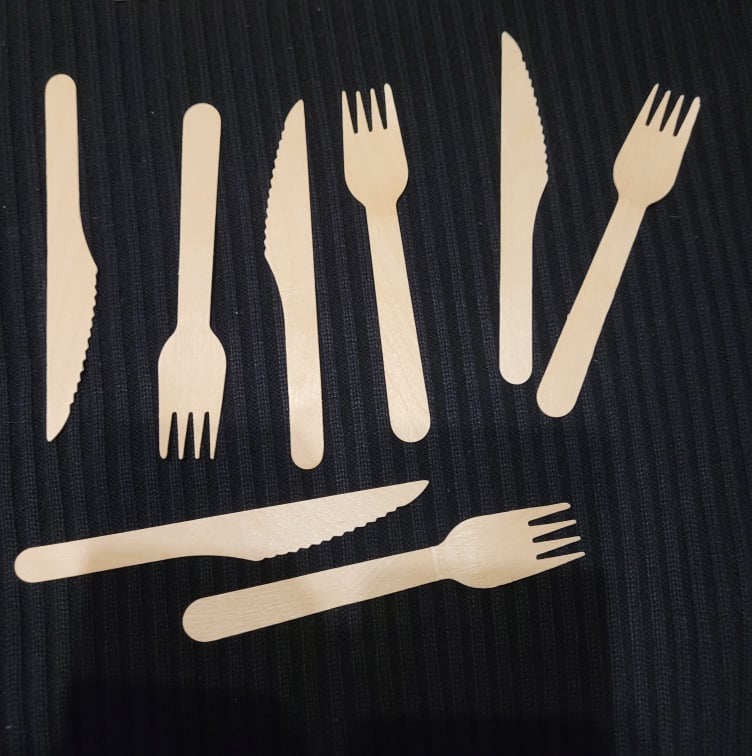
#> input picture Projekt2/papierowy2.jpg, 752 x 756 px
$ jupyter execute --allow-errors 'Sztuczne_sieci_neuronowe_projekt(2).ipynb'
#> lines starting #> are read from the running program, lines starting #| are printed output that depends on the picture; after the words box and inside, x2 and y2 are one past the last pixel; in counts of white or black regions, pixels touching at a corner belong together
# Projekt zaliczeniowy
## Temat:
Klasyfikacja sztućców za pomocą metody k-średnich
## Autor:
Klara Dargacz

### Import pakietów:

[cell 1]
from numpy.lib.function_base import meshgrid
from skimage import (io, color, morphology, filters, data, exposure, segmentation, measure)
from skimage.segmentation import (morphological_chan_vese,
                                  morphological_geodesic_active_contour,
                                  inverse_gaussian_gradient,
                                  checkerboard_level_set)
from matplotlib import pyplot as plt
import numpy as np
from sklearn.cluster import KMeans
from sklearn.datasets import load_digits
import plotly
import plotly.express as px
import plotly.graph_objects as go
from skimage import data, filters, measure, morphology
import time
from numpy import arange
from numpy import meshgrid
from sklearn.cluster import AgglomerativeClustering
from scipy.cluster.hierarchy import dendrogram, linkage, fcluster
from sklearn.preprocessing import StandardScaler

[cell 2]
def plot(img, is_color=False):
    plt.figure(figsize=(8,8))
    if is_color:
        plt.imshow(img)
    else:
        plt.imshow(img, cmap = plt.cm.gray)

def plot_subplots(img1, img2):
    plt.figure(figsize=(12,12))
    plt.subplot(1,2,1)
    plt.imshow(img1, cmap = plt.cm.gray)
    plt.subplot(1,2,2)
    plt.imshow(img2, cmap = plt.cm.gray)
    plt.show()

### Załadowanie zdjęcia

[cell 3]
img = io.imread('papierowy2.jpg')
#> img is the input picture: shape (756, 752, 3); mean R, G, B 67, 63.3, 61.5
plot(img, True)

### Obrobienie zdjęcia

[cell 4]
img_gray = color.rgb2gray(img)
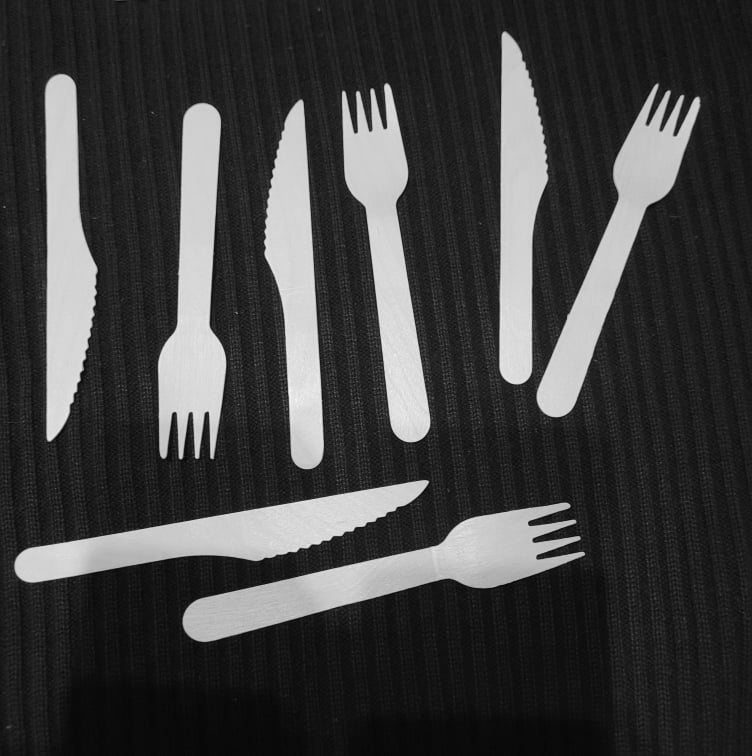
#> img_gray: shape (756, 752) float64; min 0.00333, max 0.96, mean 0.251

img_equalized = exposure.equalize_adapthist(img_gray)
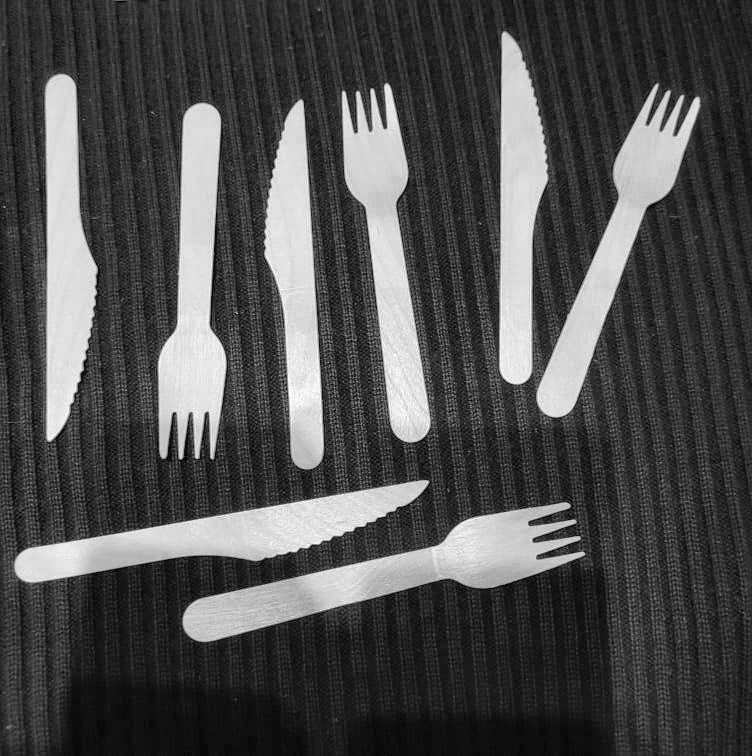
#> img_equalized: shape (756, 752) float64; min 0, max 1, mean 0.306
img_equalized = (img_equalized*255).astype('uint8')

img_filtered = filters.rank.mean(img_equalized, np.ones([1,1]))

threshold = filters.threshold_otsu(img_filtered)
#> threshold = 128
img_bin = img_filtered > threshold
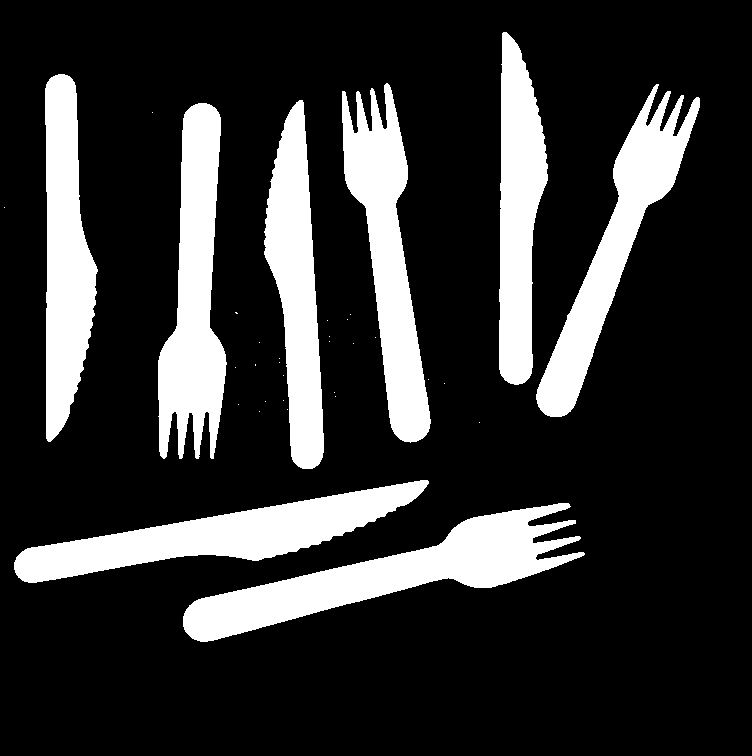
#> img_bin: shape (756, 752) bool; 19.9% white; 34 white regions (26 under 20 px), largest, box (x1, y1, x2, y2) and area: (183, 503, 585, 642) 17789, (14, 480, 429, 583) 15297, (158, 103, 227, 459) 14674

img_cleared_borders = segmentation.clear_border(img_bin)

img_opened = morphology.binary_opening(img_cleared_borders, np.ones([1,1]))

img_preprocessed = morphology.binary_closing(img_opened, np.ones([5,5]))
#> img_preprocessed: shape (756, 752) bool; 19.9% white; 28 white regions (20 under 20 px)

img_labeled = measure.label(img_preprocessed, connectivity=2)
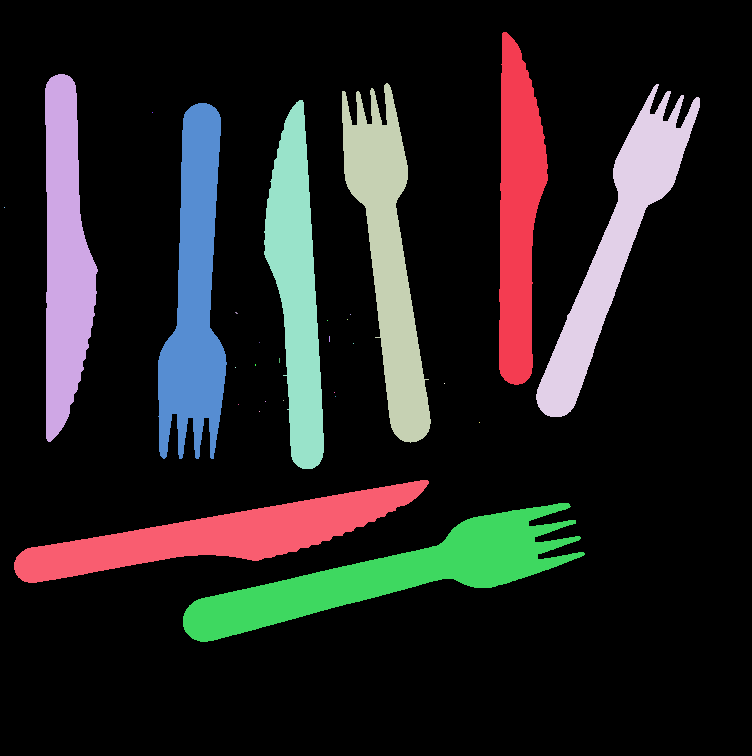
#> img_labeled: shape (756, 752) int32; 29 distinct labels, from 0 to 28; one colour per label, 0 black


plt.imshow(img_labeled, cmap = plt.cm.gray)

Wyodrębnienie cech:

[cell 5]
regionprops = measure.regionprops(img_labeled)
#> regionprops = 28 regions; largest, box (x1, y1, x2, y2) and area: (183, 503, 585, 642) 17813, (14, 480, 429, 583) 15297, (158, 103, 227, 459) 14720, (342, 83, 431, 443) 14173, (536, 84, 700, 417) 13710
indeksy_obiektow = []
for i in range (len(regionprops)):
  if regionprops[i].area > 100:
    indeksy_obiektow.append(i)
#> this loop made 28 passes
#> after the loop, indeksy_obiektow = [0, 1, 2, 3, 4, 5, 26, 27]
indeksy_obiektow
#> Out = [0, 1, 2, 3, 4, 5, 26, 27]

Definiowanie funkcji obliczającej współczynnik krztałtu, zadanego wzorem: $\frac{4 \cdot π * powierzchnia}{obwód^2}$. Wspólczynnik dla idealnego okręgu ma wartość $1$, dla kwadratu około $0,78$.

[cell 6]
def calc_roundness(area, perimeter):
    return (4*np.pi*area)/perimeter**2

Stworzenie wektora z cechami - [współczynnik kształtu, odchylenie krzywej od kołowości]

[cell 7]
a=[[],[],[],[],[],[],[],[]]

for r in range(8):
    a[r].append(calc_roundness(regionprops[indeksy_obiektow[r]].area, regionprops[indeksy_obiektow[r]].perimeter))
    a[r].append(regionprops[indeksy_obiektow[r]].eccentricity)
a

[cell 8]
b = []
#> b = []
for i in range(8):
  b.append(np.array(a[i]))
#> after the loop, b = [[0.259, 0.993], [0.261, 0.992], [0.165, 0.991], [0.169, 0.991], [0.25, 0.993], [0.168, 0.989], [0.221, 0.994], [0.152, 0.991]]
b
#> Out has the same summary as b

[cell 9]
X = np.array(a)
#> X has the same summary as b

Standaryzacja:

[cell 10]
scaler = StandardScaler()
scaler.fit(X)
X_std = scaler.transform(X)
#> X_std = [[1.22, 0.691], [1.27, 0.0533], [-0.924, -0.439], [-0.837, -0.569], [1.01, 0.894], [-0.861, -1.84], [0.354, 1.63], [-1.22, -0.425]]

Tworzenie przydatnych list:

[cell 11]
c = []
for r in range(8):
  c.append(calc_roundness(regionprops[indeksy_obiektow[r]].area, regionprops[indeksy_obiektow[r]].perimeter))
#> after the loop, c = [0.259, 0.261, 0.165, 0.169, 0.25, 0.168, 0.221, 0.152]
c
#> Out has the same summary as c

[cell 12]
d = []
for r in range(8):
  d.append(regionprops[indeksy_obiektow[r]].eccentricity)
#> after the loop, d = [0.993, 0.992, 0.991, 0.991, 0.993, 0.989, 0.994, 0.991]
d
#> Out has the same summary as d

[cell 13]
y=np.array([0, 1, 0, 0, 1, 0, 1, 1])
#> y = [0, 1, 0, 0, 1, 0, 1, 1]

Obliczanie statystyk opisowych:

[cell 14]
np.mean(c)
#> Out = 0.205

[cell 15]
np.median(c)
#> Out = 0.195

[cell 16]
np.std(c)
#> Out = 0.044

[cell 17]
np.mean(d)
#> Out = 0.992

[cell 18]
np.median(d)
#> Out = 0.992

[cell 19]
np.std(c)
#> Out = 0.044

Wykres punktowy:

[cell 20]
plt.scatter(c,d)
plt.xlabel('Współczynnik krztałtu')
plt.ylabel('Odchylenie krzywej od kołowości')
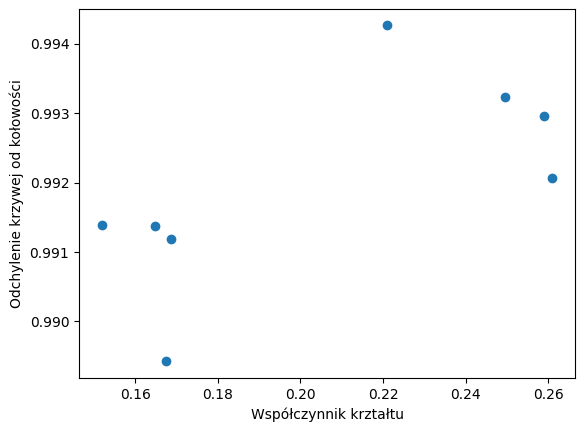
#> figure drawn by matplotlib, 1 panel

### Grupowanie:

### K-średnich:

[cell 21]
start = time.time()
kmeans = KMeans(n_clusters=2)
kmeans.fit(b)
y_kmeans = kmeans.predict(b)
#> y_kmeans = [0, 0, 1, 1, 0, 1, 0, 1]
end = time.time()
czas = end - start
print("Czas działania algortmu : {czas}".format(czas = czas))

Liczba elementów przydzielonych do danych klastrów:

[cell 22]
for i in range(0,2):
  row = np.where(y_kmeans==i)[0]
  num = row.shape[0]

  print("cluster "+str(i))
  print(str(num)+" elements")
#> this loop made 2 passes
#> row on passes 1 to 2: [0, 1, 4, 6], [2, 3, 5, 7]

Zakalsyfikowanie elemetów:

[cell 23]
y_kmeans
#> Out = [0, 0, 1, 1, 0, 1, 0, 1]

Tworzenie interaktywnego wykresu:

[cell 24]
fig = px.imshow(img)
fig.update_traces(hoverinfo='skip') # hover is only for label info

props = measure.regionprops(img_labeled)
#> props has the same summary as regionprops
type = ['nóż','widelec']


for i in range(len(indeksy_obiektow)):
  label_i = props[indeksy_obiektow[i]].label
  contour = measure.find_contours(img_labeled == label_i, 0.5)[0]
  y, x = contour.T
  hoverinfo = ''
  hoverinfo += f'<b>{"typ"}: {type[y_kmeans[i]]}</b><br>'


  if y_kmeans[i] == 0:
    fig.add_trace(go.Scatter(
          x=x, y=y, name=indeksy_obiektow[i],
          mode='none', fill='toself',fillcolor = 'seashell', showlegend=False, hovertemplate=hoverinfo, hoveron='points+fills'))
  else:
    fig.add_trace(go.Scatter(
          x=x, y=y, name=indeksy_obiektow[i],
          mode='none', fill='toself',fillcolor = 'magenta', showlegend=False, hovertemplate=hoverinfo, hoveron='points+fills'))
#> this loop made 8 passes
#> (label_i, hoverinfo) on passes 1 to 8: (1, '<b>typ: nóż</b><br>'), (2, '<b>typ: nóż</b><br>'), (3, '<b>typ: widelec</b><br>'), (4, '<b>typ: widelec</b><br>'), (5, '<b>typ: nóż</b><br>'), (6, '<b>typ: widelec</b><br>'), (27, '<b>typ: nóż</b><br>'), (28, '<b>typ: widelec</b><br>')

plotly.io.show(fig)

[cell 25]
e=[]
for i in (2,3,5,7):
  e.append(c[i])
#> after the loop, e = [0.165, 0.169, 0.168, 0.152]

f=[]
for i in (2,3,5,7):
  f.append(d[i])
#> after the loop, f = [0.991, 0.991, 0.989, 0.991]

g=[]
for i in (0,1,4,6):
  g.append(c[i])
#> after the loop, g = [0.259, 0.261, 0.25, 0.221]

h=[]
for i in (0,1,4,6):
  h.append(d[i])
#> after the loop, h = [0.993, 0.992, 0.993, 0.994]

plt.scatter(e,f)
plt.scatter(g,h)
plt.scatter(kmeans.cluster_centers_[:,0],kmeans.cluster_centers_[:,1],marker='*')
plt.legend(['Widelce', 'Noże', 'Centroidy'])
plt.xlabel('Współczynnik krztałtu')
plt.ylabel('Odchylenie krzywej od kołowości')

Klasyfikacja metodą k-średnich z 2 skupieniami przebiegła pomyślnie.

#### K-średnich (z błędnie podaną liczbą klastrów)

Sprawdzenie jak zadziała metoda k-średnich dla liczby skupień = 4.

Pytanie badawcze: Czy do jakiegoś skupienia trafi i nóż i widelec?

[cell 26]
start = time.time()
kmeans = KMeans(n_clusters=4) # liczba klastrów
kmeans.fit(b)
y_kmeans = kmeans.predict(b)
#> y_kmeans = [0, 0, 1, 1, 0, 1, 2, 3]
end = time.time()
czas = end - start
print("Czas działania algortmu : {czas}".format(czas = czas))

Liczba elementów w skupieniach:

[cell 27]
for i in range(0,4):
  row = np.where(y_kmeans==i)[0]
  num = row.shape[0]

  print("Skupienie nr"+str(i))
  print(str(num)+" elementy")
#> this loop made 4 passes
#> row on passes 1 to 4: [0, 1, 4], [2, 3, 5], [6], [7]

Przypisanie elementów do skupień:

[cell 28]
y_kmeans
#> Out = [0, 0, 1, 1, 0, 1, 2, 3]

Stworzenie interaktywnego wykresu:

[cell 29]
fig = px.imshow(img)
fig.update_traces(hoverinfo='skip')

props = measure.regionprops(img_labeled)
type = ['klaster 1', 'klaster 2', 'klaster 3','klaster 4']


for i in range(len(indeksy_obiektow)):
  label_i = props[indeksy_obiektow[i]].label
  contour = measure.find_contours(img_labeled == label_i, 0.5)[0]
  y, x = contour.T
  hoverinfo = ''
  hoverinfo += f'<b>{"typ"}: {type[y_kmeans[i]]}</b><br>'


  if y_kmeans[i] == 0:
    fig.add_trace(go.Scatter(
          x=x, y=y, name=indeksy_obiektow[i],
          mode='none', fill='toself',fillcolor = 'seashell', showlegend=False, hovertemplate=hoverinfo, hoveron='points+fills'))
  elif y_kmeans[i] == 1:
    fig.add_trace(go.Scatter(
          x=x, y=y, name=indeksy_obiektow[i],
          mode='none', fill='toself',fillcolor = 'yellow', showlegend=False, hovertemplate=hoverinfo, hoveron='points+fills'))

  elif y_kmeans[i] == 2:
    fig.add_trace(go.Scatter(
          x=x, y=y, name=indeksy_obiektow[i],
          mode='none', fill='toself',fillcolor = 'green', showlegend=False, hovertemplate=hoverinfo, hoveron='points+fills'))

  else:
    fig.add_trace(go.Scatter(
          x=x, y=y, name=indeksy_obiektow[i],
          mode='none', fill='toself',fillcolor = 'magenta', showlegend=False, hovertemplate=hoverinfo, hoveron='points+fills'))
#> this loop made 8 passes
#> (label_i, hoverinfo) on passes 1 to 8: (1, '<b>typ: klaster 1</b><br>'), (2, '<b>typ: klaster 1</b><br>'), (3, '<b>typ: klaster 2</b><br>'), (4, '<b>typ: klaster 2</b><br>'), (5, '<b>typ: klaster 1</b><br>'), (6, '<b>typ: klaster 2</b><br>'), (27, '<b>typ: klaster 3</b><br>'), (28, '<b>typ: klaster 4</b><br>')


plotly.io.show(fig)

Wykres dla prawidłowych przypisań elementów i centrodiów dla modelu z czterema skupieniami:

[cell 30]
e=[]
for i in (2,3,5,7):
  e.append(c[i])

f=[]
for i in (2,3,5,7):
  f.append(d[i])

g=[]
for i in (0,1,4,6):
  g.append(c[i])

h=[]
for i in (0,1,4,6):
  h.append(d[i])

plt.scatter(e,f)
plt.scatter(g,h)
plt.scatter(kmeans.cluster_centers_[:,0],kmeans.cluster_centers_[:,1],marker='*', color="violet")
plt.legend(['Widelce', 'Noże', 'Centroidy'])
plt.xlabel('Współczynnik krztałtu')
plt.ylabel('Odchylenie krzywej od kołowości')
plt.title('Wykres dla prawidłowych przypisań elementów i centrodiów dla modelu z czterema skupieniami')
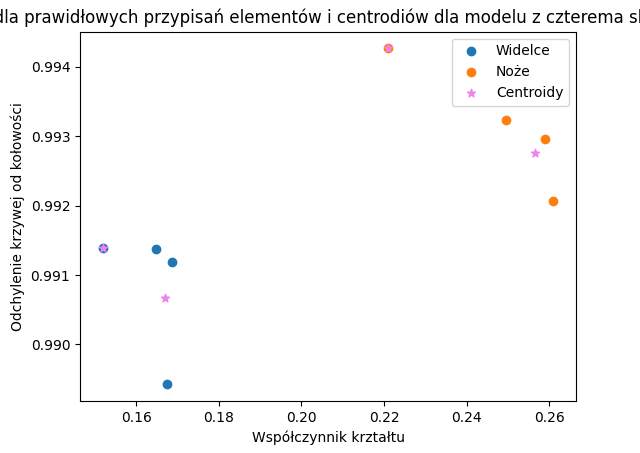
#> figure drawn by matplotlib, 1 panel

Do żadnego skupienia nie dołączyły zarówno noże i widelce.

### Metoda Warda

[cell 31]
start = time.time()
model_Warda = linkage(X, method = 'ward', metric = 'euclidean')
#> model_Warda = [[3, 5, 0.00207, 2], [0, 1, 0.00231, 2], [2, 8, 0.00403, 3], [4, 9, 0.012, 3], [7, 10, 0.0186, 4], [6, 11, 0.0436, 4], [12, 13, 0.169, 8]]
end = time.time()
czas = end - start
print("Czas działania algortmu : {czas}".format(czas = czas))

Przypisanie elementów do skupień:

[cell 32]
fcluster(model_Warda, 2, criterion='maxclust')
#> Out = [2, 2, 1, 1, 2, 1, 2, 1]

Dendogram:

[cell 33]
fig = plt.figure(figsize=(25, 10))
dn = dendrogram(model_Warda)
#> dn = 6 items
plt.show()
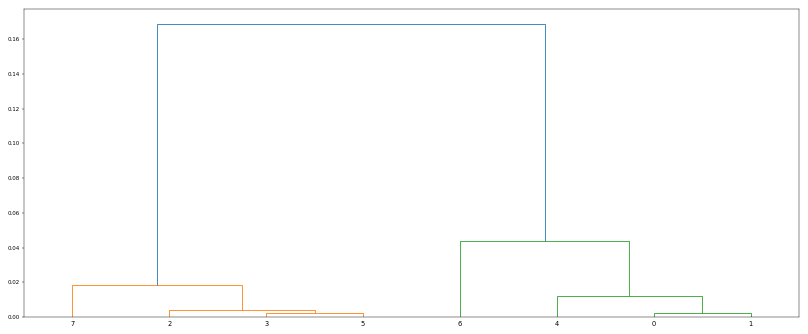
#> figure drawn by matplotlib, 1 panel

Klasyfikacja metodą Warda przebiegła prawidłowo (odcinąjąc na dwóch skupieniach). Czas trwania alogrytmu był znacznie krótszy niż metodą k-średnich.

### Metoda pojedyńczych wiązań:

[cell 34]
start = time.time()
model_pojedyńczych = linkage(X, method = 'single', metric = 'cityblock')
#> model_pojedyńczych = [[3, 5, 0.00285, 2], [0, 1, 0.00302, 2], [2, 8, 0.00404, 3], [4, 9, 0.00955, 3], [7, 10, 0.013, 4], [6, 11, 0.0297, 4], [12, 13, 0.0554, 8]]
end = time.time()
czas = end - start
print("Czas działania algortmu : {czas}".format(czas = czas))

[cell 35]
fig = plt.figure(figsize=(25, 10))
dn = dendrogram(model_pojedyńczych)
plt.show()

$ run again, with Projekt2/papierowy.png saved as Projekt2/papierowy2.jpg
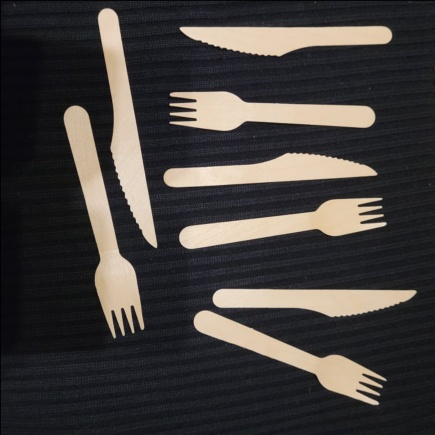
#> input picture Projekt2/papierowy.png, 435 x 435 px
#> img is the input picture: shape (435, 435, 3); mean R, G, B 66.7, 63, 61.1
#> threshold = 130
#> img_bin: shape (435, 435) bool; 20% white; 8 white regions, largest, box (x1, y1, x2, y2) and area: (64, 106, 144, 338) 5926, (98, 8, 157, 248) 5104, (169, 91, 375, 131) 4908
#> img_preprocessed: shape (435, 435) bool; 20.3% white; 8 white regions
#> `img_labeled = measure.label(img_preprocessed, connectivity=2)`:
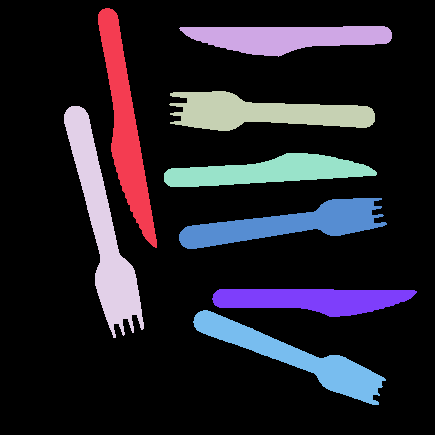
#> img_labeled: shape (435, 435) int32; 9 distinct labels, from 0 to 8; one colour per label, 0 black
#> regionprops = 8 regions; box (x1, y1, x2, y2) and area: (64, 106, 144, 338) 6063, (98, 8, 157, 248) 5104, (169, 91, 375, 131) 5032, (179, 198, 387, 249) 4857, (193, 310, 386, 405) 4758, (179, 26, 392, 57) 4346, (164, 153, 377, 187) 4275, (212, 289, 417, 317) 4000
#> the loop `for i in range (len(regionprops)):` made 8 passes
#> after the loop `for i in range (len(regionprops)):`: indeksy_obiektow = [0, 1, 2, 3, 4, 5, 6, 7]
#> `b = []`: b = []
#> after the loop `for i in range(8):`: b = [[0.223, 0.994], [0.264, 0.992], [0.215, 0.99], [0.19, 0.992], [0.257, 0.993], [0.215, 0.992], [0.266, 0.993], [0.24, 0.992]]
#> `b`: Out has the same summary as b
#> X has the same summary as b
#> X_std = [[-0.414, 1.68], [1.18, -0.0462], [-0.741, -1.92], [-1.72, -0.378], [0.906, 0.821], [-0.715, -0.398], [1.24, 0.602], [0.257, -0.363]]
#> after the loop `for r in range(8):`: c = [0.223, 0.264, 0.215, 0.19, 0.257, 0.215, 0.266, 0.24]
#> `c`: Out has the same summary as c
#> after the loop `for r in range(8):`: d = [0.994, 0.992, 0.99, 0.992, 0.993, 0.992, 0.993, 0.992]
#> `d`: Out has the same summary as d
#> y = [0, 1, 0, 0, 1, 0, 1, 1]
#> `np.mean(c)`: Out = 0.234
#> `np.median(c)`: Out = 0.232
#> `np.std(c)`: Out = 0.0257
#> `np.mean(d)`: Out = 0.992
#> `np.std(c)`: Out = 0.0257
#> `y_kmeans = kmeans.predict(b)`: y_kmeans = [1, 0, 1, 1, 0, 1, 0, 0]
#> the loop `for i in range(0,2):` made 2 passes
#> row on passes 1 to 2: [1, 4, 6, 7], [0, 2, 3, 5]
#> props has the same summary as regionprops
#> the loop `for i in range(len(indeksy_obiektow)):` made 8 passes
#> after the loop `for i in (2,3,5,7):`: e = [0.215, 0.19, 0.215, 0.24]
#> after the loop `for i in (2,3,5,7):`: f = [0.99, 0.992, 0.992, 0.992]
#> after the loop `for i in (0,1,4,6):`: g = [0.223, 0.264, 0.257, 0.266]
#> after the loop `for i in (0,1,4,6):`: h = [0.994, 0.992, 0.993, 0.993]
#> `y_kmeans = kmeans.predict(b)`: y_kmeans = [2, 0, 2, 1, 0, 2, 0, 3]
#> the loop `for i in range(0,4):` made 4 passes
#> row on passes 1 to 4: [1, 4, 6], [3], [0, 2, 5], [7]
#> the loop `for i in range(len(indeksy_obiektow)):` made 8 passes
#> hoverinfo on passes 1 to 8: '<b>typ: klaster 3</b><br>', '<b>typ: klaster 1</b><br>', '<b>typ: klaster 3</b><br>', '<b>typ: klaster 2</b><br>', '<b>typ: klaster 1</b><br>', '<b>typ: klaster 3</b><br>', '<b>typ: klaster 1</b><br>', '<b>typ: klaster 4</b><br>'
#> model_Warda = [[1, 6, 0.00167, 2], [2, 5, 0.00212, 2], [4, 8, 0.0091, 3], [0, 9, 0.0103, 3], [7, 10, 0.0268, 4], [3, 11, 0.0344, 4], [12, 13, 0.0921, 8]]
#> `fcluster(model_Warda, 2, criterion='maxclust')`: Out = [2, 1, 2, 2, 1, 2, 1, 1]
#> dn = 6 items
#> model_pojedyńczych = [[1, 6, 0.00229, 2], [2, 5, 0.00269, 2], [4, 8, 0.00828, 3], [0, 9, 0.0105, 3], [7, 10, 0.0182, 4], [11, 12, 0.0199, 7], [3, 13, 0.0257, 8]]
#> `plt.show()`:
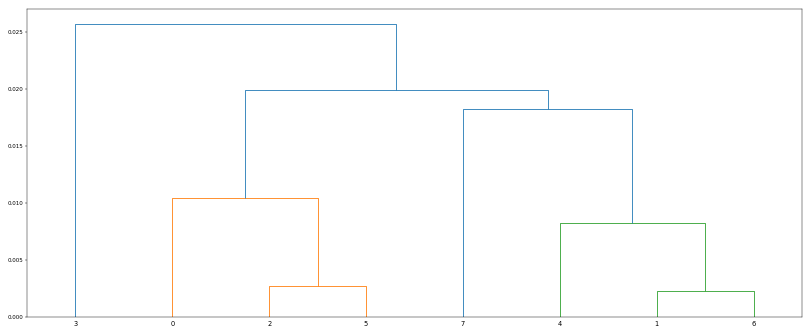
#> figure drawn by matplotlib, 1 panel
